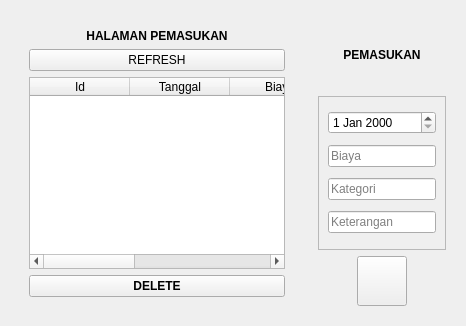
               <widget class="QWidget" name="pemasukanHalaman">
                <layout class="QHBoxLayout" name="horizontalLayout">
                 <item>
                  <widget class="QWidget" name="tabelPemasukan" native="true">
                   <layout class="QVBoxLayout" name="verticalLayout_16">
                    <item>
                     <widget class="QWidget" name="widget_9" native="true">
                      <layout class="QVBoxLayout" name="verticalLayout_17">
                       <item>
                        <widget class="QLabel" name="label_7">
                         <property name="font">
                          <font>
                           <weight>75</weight>
                           <bold>true</bold>
                          </font>
                         </property>
                         <property name="text">
                          <string>HALAMAN PEMASUKAN</string>
                         </property>
                         <property name="alignment">
                          <set>Qt::AlignCenter</set>
                         </property>
                        </widget>
                       </item>
                       <item>
                        <widget class="QPushButton" name="refreshButton">
                         <property name="text">
                          <string>REFRESH</string>
                         </property>
                        </widget>
                       </item>
                       <item>
                        <widget class="QTableWidget" name="incomeTableWidget">
                         <column>
                          <property name="text">
                           <string>Id</string>
                          </property>
                         </column>
                         <column>
                          <property name="text">
                           <string>Tanggal</string>
                          </property>
                         </column>
                         <column>
                          <property name="text">
                           <string>Biaya</string>
                          </property>
                         </column>
                         <column>
                          <property name="text">
                           <string>Kategori</string>
                          </property>
                         </column>
                         <column>
                          <property name="text">
                           <string>Keterangan</string>
                          </property>
                         </column>
                        </widget>
                       </item>
                       <item>
                        <widget class="QPushButton" name="deleteIncomeButton">
                         <property name="font">
                          <font>
                           <weight>75</weight>
                           <bold>true</bold>
                          </font>
                         </property>
                         <property name="text">
                          <string>DELETE</string>
                         </property>
                        </widget>
                       </item>
                      </layout>
                     </widget>
                    </item>
                   </layout>
                  </widget>
                 </item>
                 <item>
                  <widget class="QWidget" name="inputMasuk" native="true">
                   <property name="maximumSize">
                    <size>
                     <width>150</width>
                     <height>16777215</height>
                    </size>
                   </property>
                   <layout class="QVBoxLayout" name="verticalLayout_14">
                    <item alignment="Qt::AlignHCenter">
                     <widget class="QLabel" name="label">
                      <property name="minimumSize">
                       <size>
                        <width>80</width>
                        <height>70</height>
                       </size>
                      </property>
                      <property name="maximumSize">
                       <size>
                        <width>80</width>
                        <height>70</height>
                       </size>
                      </property>
                      <property name="font">
                       <font>
                        <weight>75</weight>
                        <bold>true</bold>
                       </font>
                      </property>
                      <property name="text">
                       <string>PEMASUKAN</string>
                      </property>
                      <property name="alignment">
                       <set>Qt::AlignCenter</set>
                      </property>
                     </widget>
                    </item>
                    <item>
                     <widget class="QFrame" name="frame_2">
                      <property name="frameShape">
                       <enum>QFrame::StyledPanel</enum>
                      </property>
                      <property name="frameShadow">
                       <enum>QFrame::Raised</enum>
                      </property>
                      <layout class="QVBoxLayout" name="verticalLayout_15">
                       <item>
                        <widget class="QDateEdit" name="incomeDataEdit" />
                       </item>
                       <item>
                        <widget class="QLineEdit" name="incomeAmountEdit">
                         <property name="placeholderText">
                          <string>Biaya</string>
                         </property>
                        </widget>
                       </item>
                       <item>
                        <widget class="QLineEdit" name="incomeCategoryEdit">
                         <property name="placeholderText">
                          <string>Kategori</string>
                         </property>
                        </widget>
                       </item>
                       <item>
                        <widget class="QLineEdit" name="incomeDescriptionEdit">
                         <property name="placeholderText">
                          <string>Keterangan</string>
                         </property>
                        </widget>
                       </item>
                      </layout>
                     </widget>
                    </item>
                    <item alignment="Qt::AlignHCenter">
                     <widget class="QPushButton" name="addIncomeButton">
                      <property name="minimumSize">
                       <size>
                        <width>50</width>
                        <height>50</height>
                       </size>
                      </property>
                      <property name="maximumSize">
                       <size>
                        <width>50</width>
                        <height>50</height>
                       </size>
                      </property>
                      <property name="text">
                       <string />
                      </property>
                      <property name="icon">
                       <iconset resource="../Qss/icons/_icons.qrc">
                        <normaloff>:/font_awesome_regular/icons/font_awesome/regular/square-plus.png</normaloff>:/font_awesome_regular/icons/font_awesome/regular/square-plus.png</iconset>
                      </property>
                      <property name="iconSize">
                       <size>
                        <width>30</width>
                        <height>30</height>
                       </size>
                      </property>
                     </widget>
                    </item>
                   </layout>
                  </widget>
                 </item>
                </layout>
               </widget>
